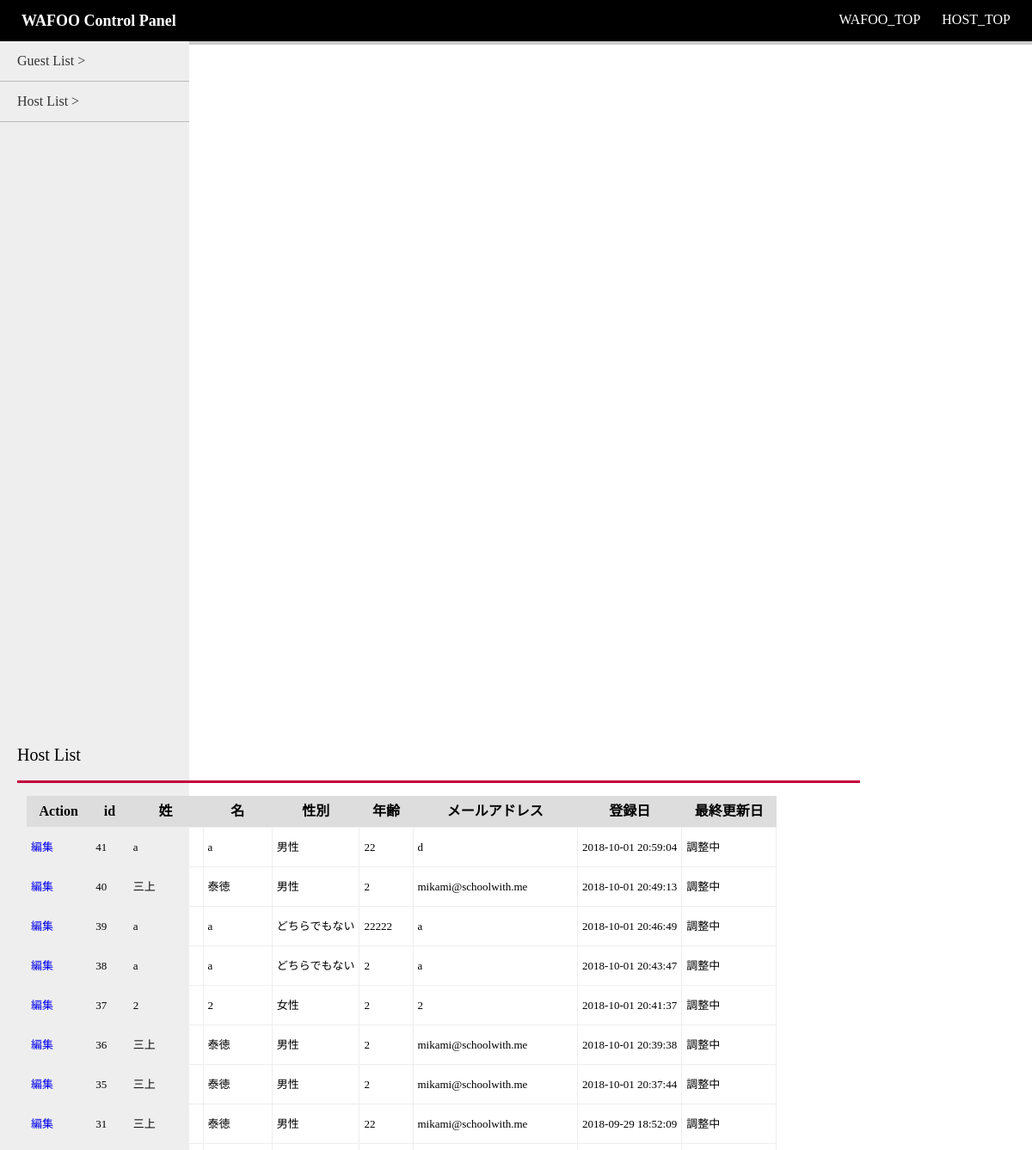
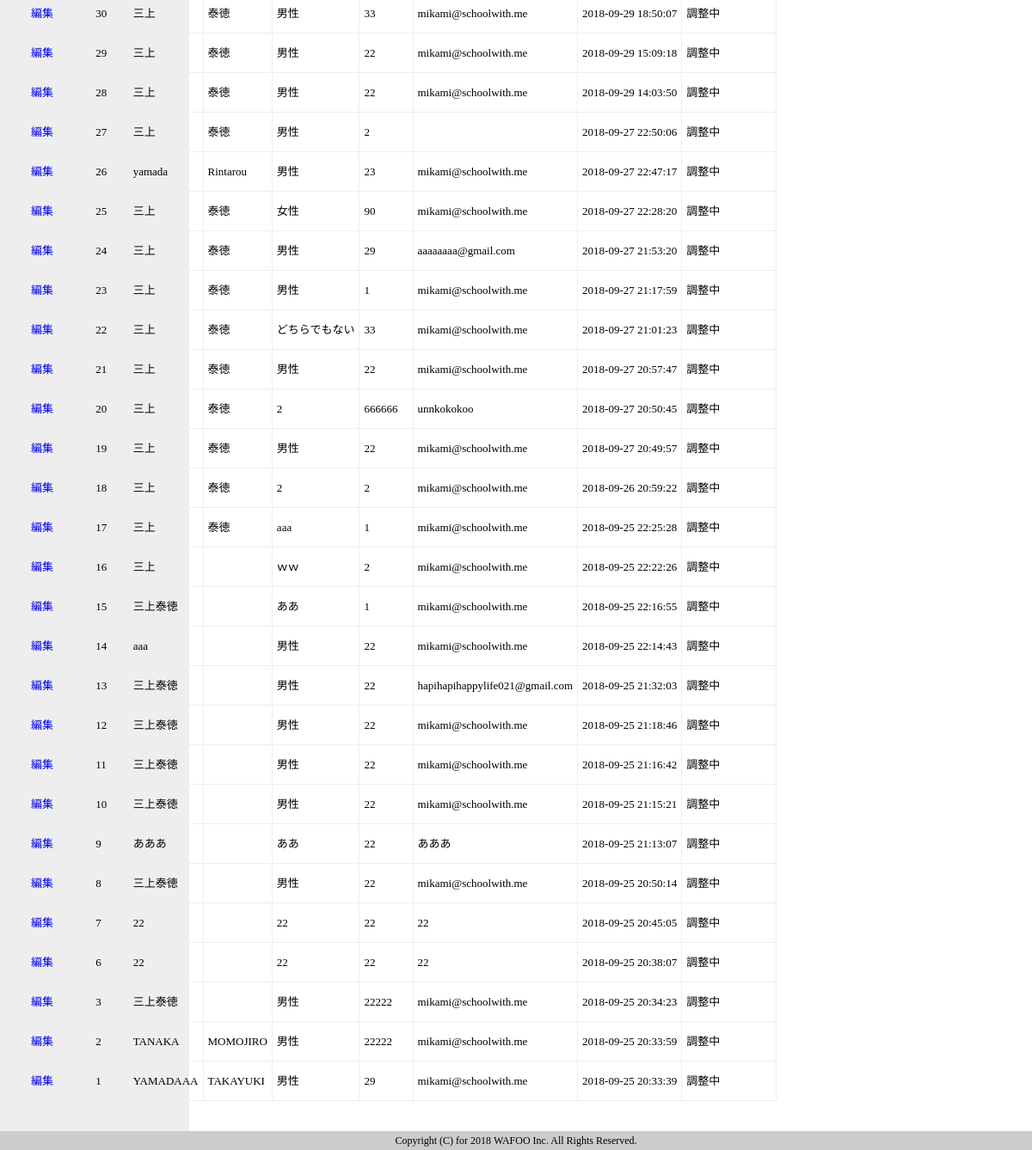
Page /WAFOO_CMS/hostList.php on the committed database (2 pictures, top to bottom).
### tables this page shows
CREATE TABLE `wafoo_host_table` (
  `id` int(11) NOT NULL AUTO_INCREMENT,
  `sei` varchar(64) NOT NULL DEFAULT '',
  `mei` varchar(64) NOT NULL DEFAULT '',
  `mail` varchar(256) NOT NULL DEFAULT '',
  `sex` varchar(64) NOT NULL DEFAULT '',
  `age` int(10) NOT NULL,
  `cookEx` text,
  `cookGood` text,
  `language` varchar(64) NOT NULL DEFAULT '',
  `english` varchar(64) NOT NULL DEFAULT '',
  `station` varchar(64) NOT NULL DEFAULT '',
  `homeLesson` varchar(64) NOT NULL DEFAULT '',
  `guestNum` int(10) DEFAULT NULL,
  `confDate` varchar(256) NOT NULL DEFAULT '',
  `indate` datetime NOT NULL,
  `hostPreview` int(1) DEFAULT NULL,
  PRIMARY KEY (`id`)
);

### WAFOO_CMS/hostList.php (the view, shortened to what this page needs)
<?php
$pdo = db_con();
$stmt = $pdo->prepare("SELECT * FROM wafoo_host_table order by id desc");
$status = $stmt->execute();
$view="";
if($status==false) {
    $error = $stmt->errorInfo();
    exit("SQL_ERROR:".$error[2]);
}else{
    while( $result = $stmt->fetch(PDO::FETCH_ASSOC)){
    $view .= '<tr>';
    $view .= '<td><a href="'.'hostDetail.php?id='.$result["id"].'">編集'.'</a></td>';
    $view .= '<td>'.$result["id"].'</td>';
    $view .= '<td>'.$result["sei"].'</td>';
    $view .= '<td>'.$result["mei"].'</td>';
    $view .= '<td>'.$result["sex"].'</td>';
    $view .= '<td>'.$result["age"].'</td>';
    $view .= '<td>'.$result["mail"].'</td>';
    $view .= '<td>'.$result["indate"].'</td>';
    $view .= '<td>'.'調整中'.'</td>';
    }
}
?>
<?php include("frontend/header.php")?>
<main>
    <?php include("frontend/sidebar.php")?>
    <div class="mainContents">
        <h2>Host List</h2>
        <table class="hostList_table">
            <tr>
                <th>Action</th>
                <th>id</th>
                <th>姓</th>
                <th>名</th>
                <th>性別</th>
                <th>年齢</th>
                <th>メールアドレス</th>
                <th>登録日</th>
                <th>最終更新日</th>
            </tr>
            <?=$view?>
        </table>
    </div>
</main>

### WAFOO_CMS/frontend/header.php
<header>
    <h1><a href="index.php">WAFOO Control Panel</a></h1>
    <nav>
        <ul>
            <li><a href="../WAFOO/index.php" target="_blank">WAFOO_TOP</a></li>
            <li><a href="../WAFOO/host_TOP.php" target="_blank">HOST_TOP</a></li>
        </ul>
    </nav>
</header>

### WAFOO_CMS/frontend/sidebar.php
<div class="sideBar">
        <ul>
            <li><a href="">Guest List ></a></li>
            <li><a href="hostList.php">Host List ></a></li>
        </ul>
</div>

### WAFOO_CMS/css/style.css (style rules this page uses)
header { background-color: black; padding: 15px 25px; color: #ffffff; box-shadow: 4px 4px #cccccc; overflow: hidden; }
header h1 { float: left; }
header h1 a { color: #ffffff; font-size: 18px; font-weight: bold; }
header nav { float: right; }
header nav ul { display: flex; }
header nav ul li { margin-left: 25px; }
header nav ul li a { color: #ffffff; }
footer { text-align: center; background: #cccccc; padding: 5px; font-size: 12px; }
main { overflow: hidden; }
.mainContents { float: left; padding: 20px; }
.mainContents h2 { font-size: 20px; padding-bottom: 20px; border-bottom: 3px solid #C3003A; width: 980px; }
.sideBar { float: left; width: 220px; height: 100vh; padding-bottom: 32768px; margin-bottom: -32768px; background-color: #EEEEEE; }
.sideBar ul li { padding: 15px 20px; border-bottom: 1px solid #BBBBBB; }
.sideBar ul li a { color: #333333; font-size: 16px; }
.hostList_table { margin: 15px 10px; }
.hostList_table th { background-color: #DDDDDD; padding: 10px 15px; font-weight: bold; }
.hostList_table td { padding: 16px 5px; border: #EEEEEE 0.5px solid; font-size: 13px; }

### rows in the picture
wafoo_host_table: id "41", sei "a", mei "a", sex "男性", age "22", mail "d", indate "2018-10-01 20:59:04"
wafoo_host_table: id "40", sei "三上", mei "泰徳", sex "男性", age "2", mail "mikami@schoolwith.me", indate "2018-10-01 20:49:13"
wafoo_host_table: id "39", sei "a", mei "a", sex "どちらでもない", age "22222", mail "a", indate "2018-10-01 20:46:49"
wafoo_host_table: id "38", sei "a", mei "a", sex "どちらでもない", age "2", mail "a", indate "2018-10-01 20:43:47"
wafoo_host_table: id "37", sei "2", mei "2", sex "女性", age "2", mail "2", indate "2018-10-01 20:41:37"
wafoo_host_table: id "36", sei "三上", mei "泰徳", sex "男性", age "2", mail "mikami@schoolwith.me", indate "2018-10-01 20:39:38"
wafoo_host_table: id "35", sei "三上", mei "泰徳", sex "男性", age "2", mail "mikami@schoolwith.me", indate "2018-10-01 20:37:44"
wafoo_host_table: id "31", sei "三上", mei "泰徳", sex "男性", age "22", mail "mikami@schoolwith.me", indate "2018-09-29 18:52:09"
wafoo_host_table: id "30", sei "三上", mei "泰徳", sex "男性", age "33", mail "mikami@schoolwith.me", indate "2018-09-29 18:50:07"
wafoo_host_table: id "29", sei "三上", mei "泰徳", sex "男性", age "22", mail "mikami@schoolwith.me", indate "2018-09-29 15:09:18"
wafoo_host_table: id "28", sei "三上", mei "泰徳", sex "男性", age "22", mail "mikami@schoolwith.me", indate "2018-09-29 14:03:50"
wafoo_host_table: id "27", sei "三上", mei "泰徳", sex "男性", age "2", indate "2018-09-27 22:50:06"
wafoo_host_table: id "26", sei "yamada", mei "Rintarou", sex "男性", age "23", mail "mikami@schoolwith.me", indate "2018-09-27 22:47:17"
wafoo_host_table: id "25", sei "三上", mei "泰徳", sex "女性", age "90", mail "mikami@schoolwith.me", indate "2018-09-27 22:28:20"
wafoo_host_table: id "24", sei "三上", mei "泰徳", sex "男性", age "29", mail "aaaaaaaa@gmail.com", indate "2018-09-27 21:53:20"
wafoo_host_table: id "23", sei "三上", mei "泰徳", sex "男性", age "1", mail "mikami@schoolwith.me", indate "2018-09-27 21:17:59"
wafoo_host_table: id "22", sei "三上", mei "泰徳", sex "どちらでもない", age "33", mail "mikami@schoolwith.me", indate "2018-09-27 21:01:23"
wafoo_host_table: id "21", sei "三上", mei "泰徳", sex "男性", age "22", mail "mikami@schoolwith.me", indate "2018-09-27 20:57:47"
wafoo_host_table: id "20", sei "三上", mei "泰徳", sex "2", age "666666", mail "unnkokokoo", indate "2018-09-27 20:50:45"
wafoo_host_table: id "19", sei "三上", mei "泰徳", sex "男性", age "22", mail "mikami@schoolwith.me", indate "2018-09-27 20:49:57"
wafoo_host_table: id "18", sei "三上", mei "泰徳", sex "2", age "2", mail "mikami@schoolwith.me", indate "2018-09-26 20:59:22"
wafoo_host_table: id "17", sei "三上", mei "泰徳", sex "aaa", age "1", mail "mikami@schoolwith.me", indate "2018-09-25 22:25:28"
wafoo_host_table: id "16", sei "三上", sex "ｗｗ", age "2", mail "mikami@schoolwith.me", indate "2018-09-25 22:22:26"
wafoo_host_table: id "15", sei "三上泰徳", sex "ああ", age "1", mail "mikami@schoolwith.me", indate "2018-09-25 22:16:55"
wafoo_host_table: id "14", sei "aaa", sex "男性", age "22", mail "mikami@schoolwith.me", indate "2018-09-25 22:14:43"
wafoo_host_table: id "13", sei "三上泰徳", sex "男性", age "22", mail "hapihapihappylife021@gmail.com", indate "2018-09-25 21:32:03"
wafoo_host_table: id "12", sei "三上泰徳", sex "男性", age "22", mail "mikami@schoolwith.me", indate "2018-09-25 21:18:46"
wafoo_host_table: id "11", sei "三上泰徳", sex "男性", age "22", mail "mikami@schoolwith.me", indate "2018-09-25 21:16:42"
wafoo_host_table: id "10", sei "三上泰徳", sex "男性", age "22", mail "mikami@schoolwith.me", indate "2018-09-25 21:15:21"
wafoo_host_table: id "9", sei "あああ", sex "ああ", age "22", mail "あああ", indate "2018-09-25 21:13:07"
wafoo_host_table: id "8", sei "三上泰徳", sex "男性", age "22", mail "mikami@schoolwith.me", indate "2018-09-25 20:50:14"
wafoo_host_table: id "7", sei "22", sex "22", age "22", mail "22", indate "2018-09-25 20:45:05"
wafoo_host_table: id "6", sei "22", sex "22", age "22", mail "22", indate "2018-09-25 20:38:07"
wafoo_host_table: id "3", sei "三上泰徳", sex "男性", age "22222", mail "mikami@schoolwith.me", indate "2018-09-25 20:34:23"
wafoo_host_table: id "2", sei "TANAKA", mei "MOMOJIRO", sex "男性", age "22222", mail "mikami@schoolwith.me", indate "2018-09-25 20:33:59"
wafoo_host_table: id "1", sei "YAMADAAA", mei "TAKAYUKI", sex "男性", age "29", mail "mikami@schoolwith.me", indate "2018-09-25 20:33:39"
